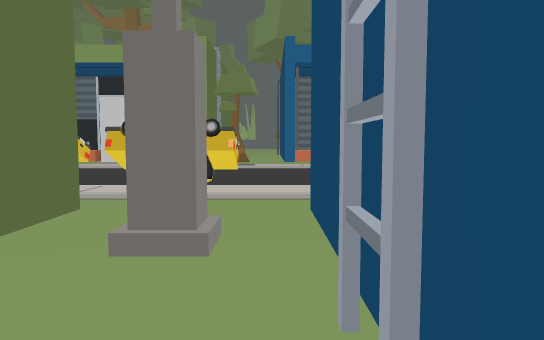
view 1 (above)

16 first-person views from a walk through a 3-D level made in the Unity game engine. The camera is 1.4 m above the floor, tilts 4° down and sees 70° across. The floor is counted in squares, 2 m on a side. Each view is taken from the middle of a square. On the plan, view 1 faces up. The plan holds only what a view shows up to about 11 squares ahead; the rest is blank. The place goes on beyond the plan. The player is left out.

view 2
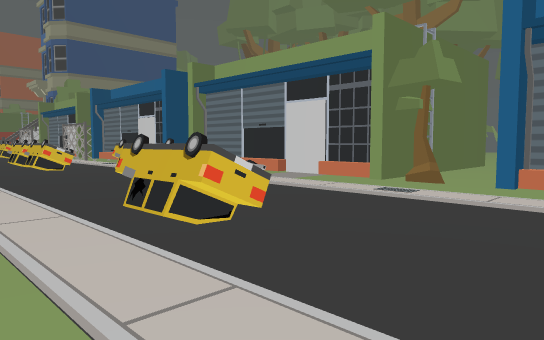

view 3
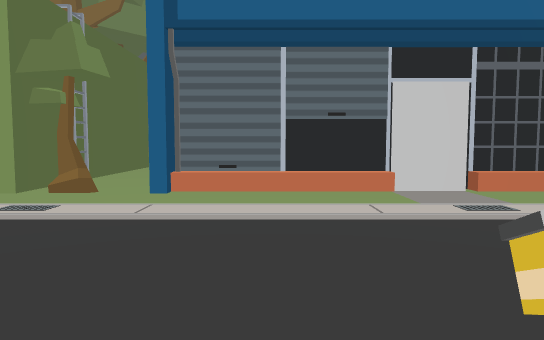

view 4
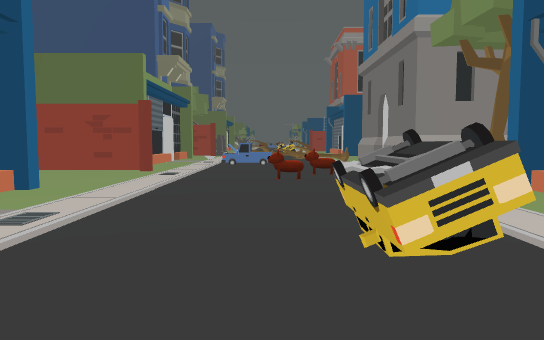

view 5
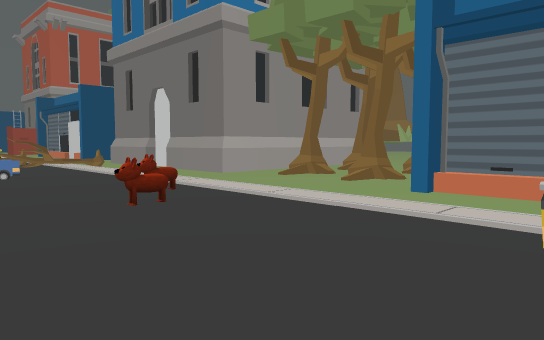

view 6
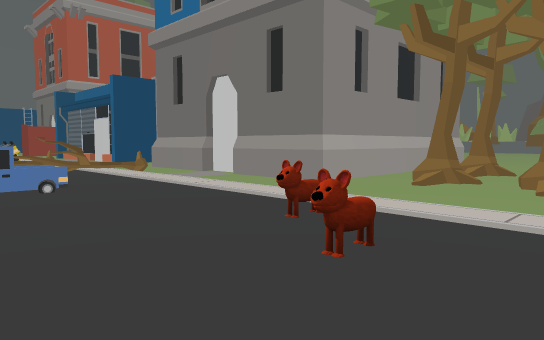

view 7
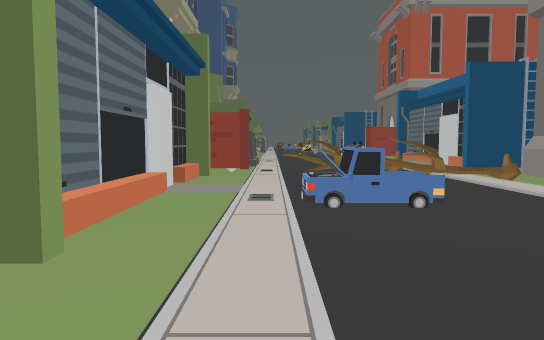

view 8
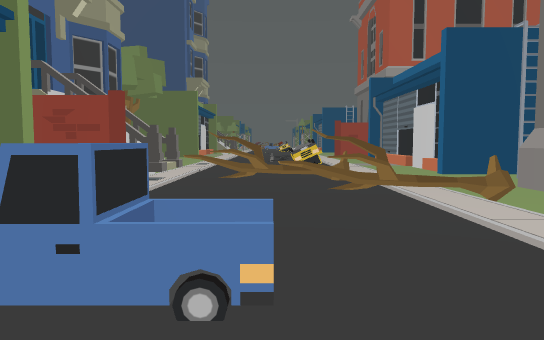

view 9
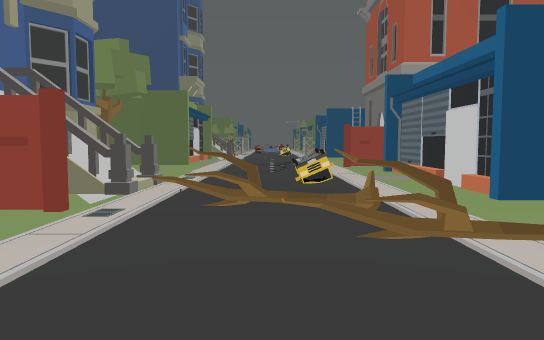

view 10
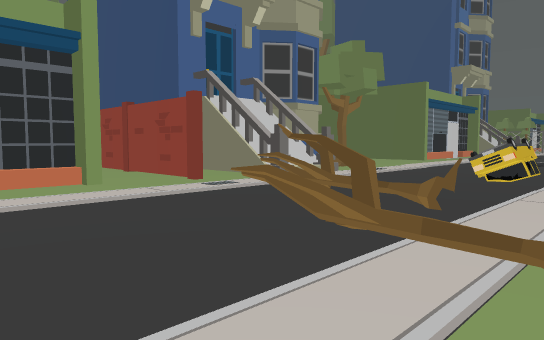

view 11
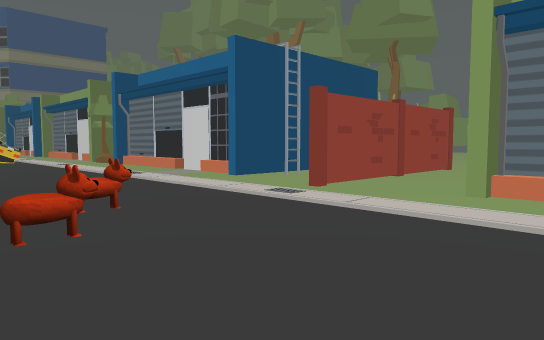

view 12
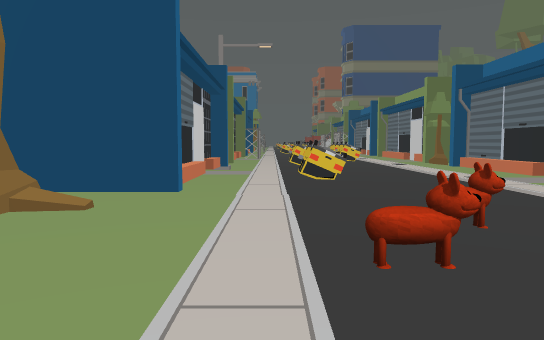

view 13
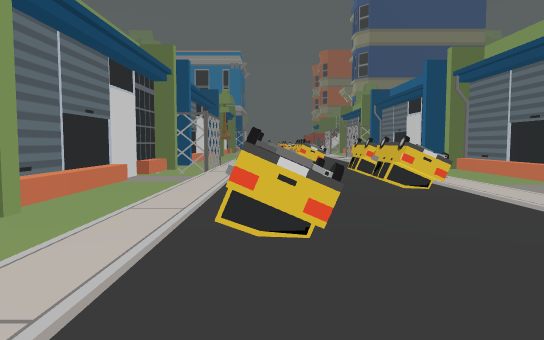

view 14
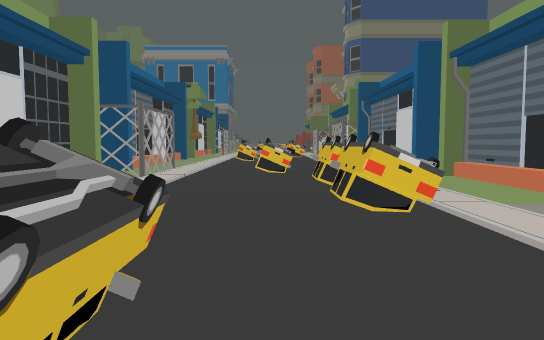

view 15
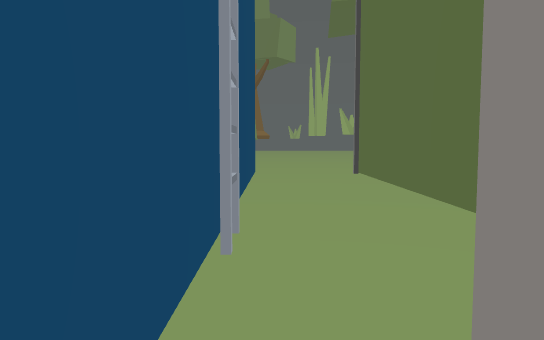

view 16
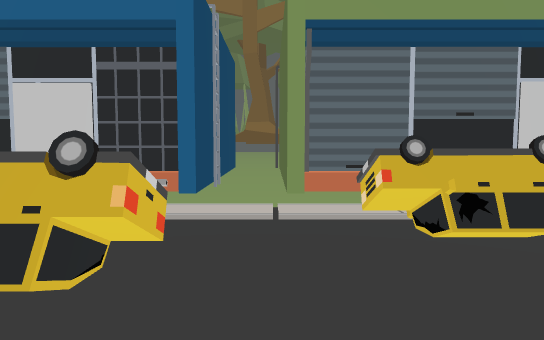

### Floor plan
Key: @ floor where view 1 was taken; # wall or solid block; x gap in a wall; . main floor; - floor 0.5 m lower than the main floor; / step, stairs or slope; T tree; C car; H thing the floor can be seen under or through; O other object.
Columns run from 9 left of view 1 to 25 right of it. Each row starts with its distance up from view 1.
 15 #-     #-        --
 14 #x     #-        ---        --
 13 #-#    #-        -H-        #-
 12 #-#    #--     # -H--      -#-###
 11 #-#    #--#    #--H--      -#-#/
 10 #-######--###O##--H--######-#-#/-
  9   --   #T      ---H-----./--#-#/-
  8 ...................................
  7 ..CCCC.................O....T......
  6 C................O...../....T......
  5 .......CC...CC.....O......T.....CC.
  4 ...................................
  3 ##-//------//-------    / T------./
  2 ####O####-#O####-T-T-#######-######
  1        #--#    #-TTT-#      -#
  0        #-@#    #-T-T-#
 -1        #--#      TTT-#
 -2        #--#       -- #

Positions as (right, up) in squares from view 1, and headings:
1: (0, 0), facing up
2: (2, 3), facing up-left
3: (2, 4), facing up
4: (1, 6), facing right
5: (4, 8), facing down-right
6: (7, 8), facing down-right
7: (9, 8), facing right
8: (12, 6), facing right
9: (14, 6), facing right
10: (15, 3), facing up-right
11: (13, 4), facing up-left
12: (12, 4), facing left
13: (2, 5), facing left
14: (0, 6), facing left
15: (0, 3), facing down
16: (-8, 4), facing up
